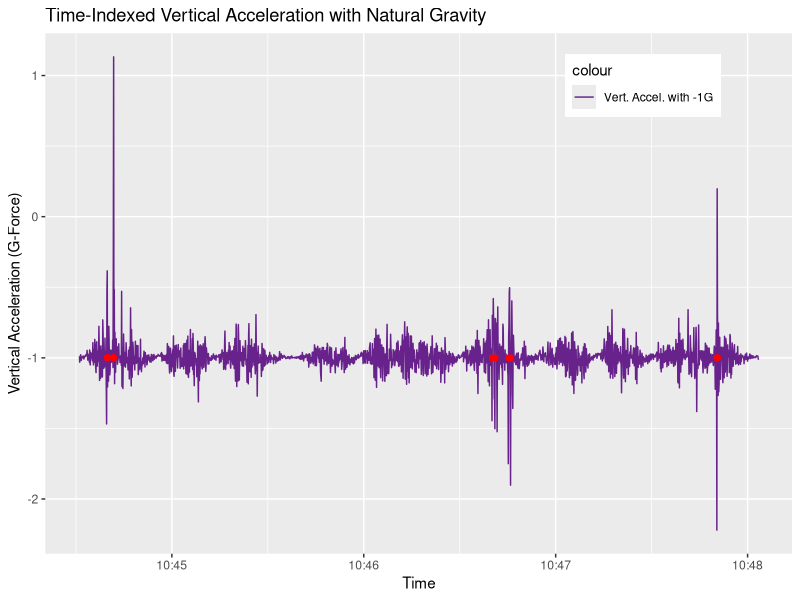
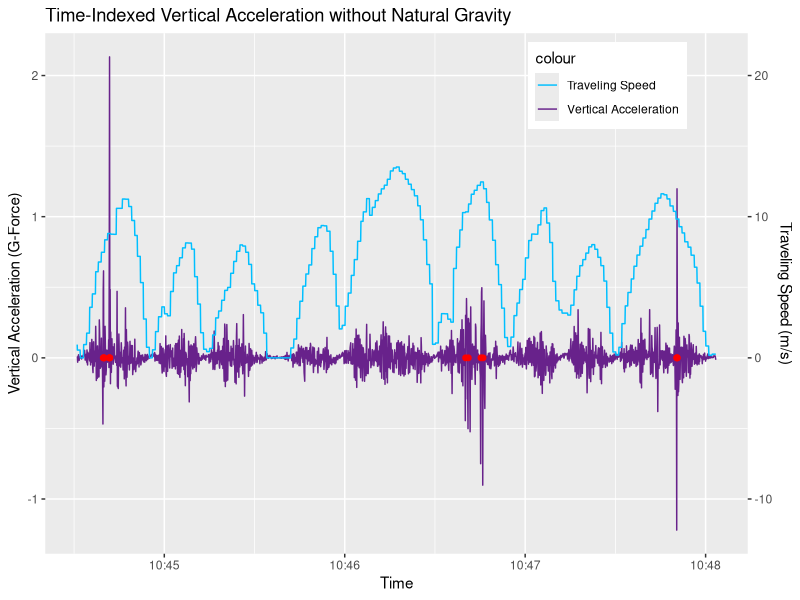
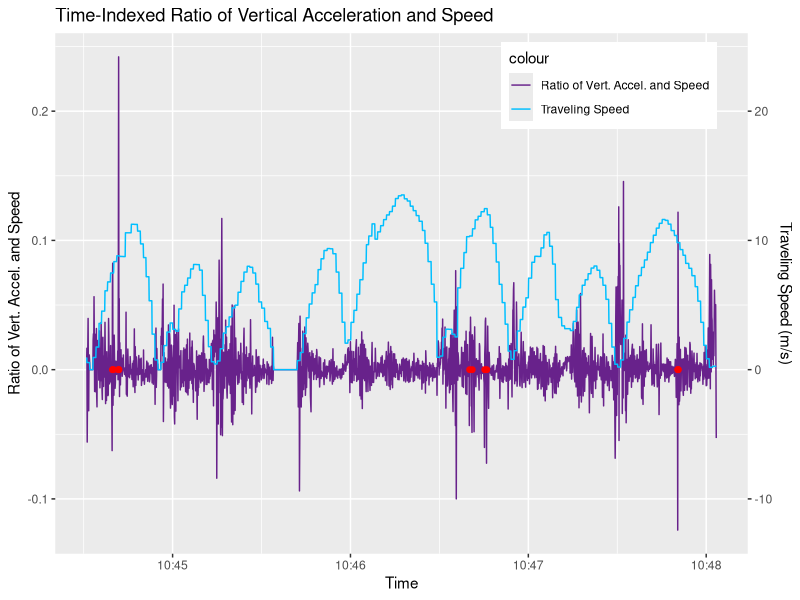
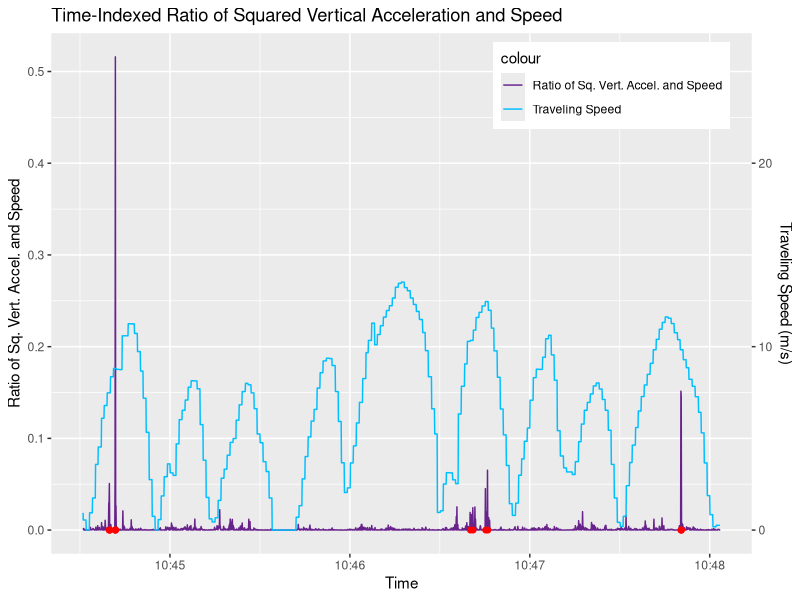
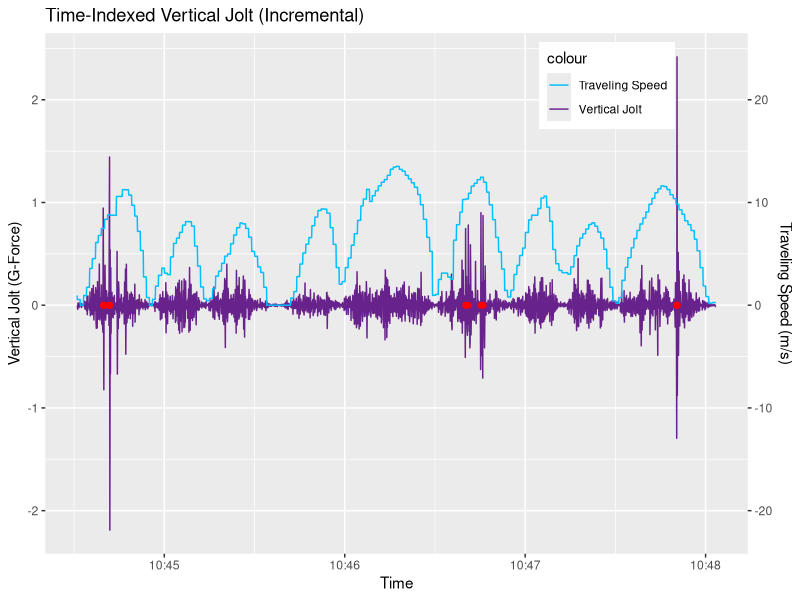
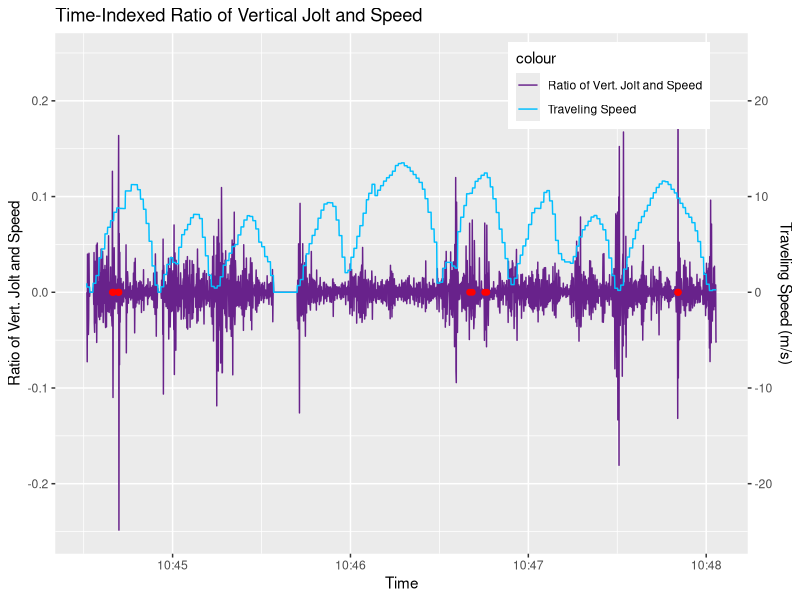
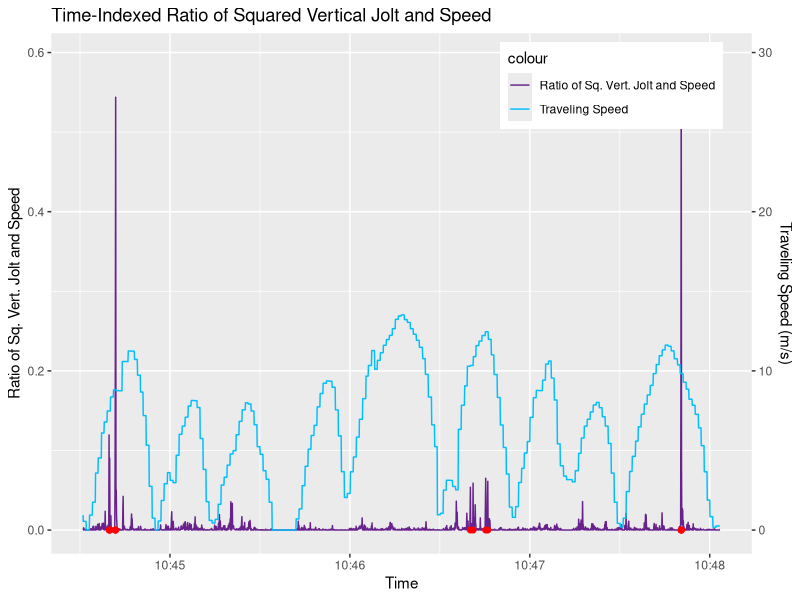
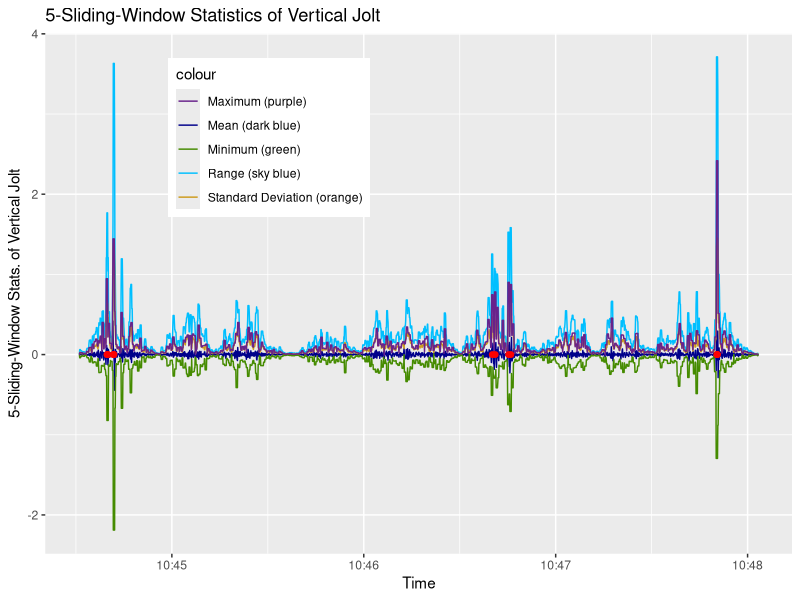

Recreate these plots in R, in order.
## ---- chunk 1
knitr::opts_chunk$set(echo = TRUE)
## ---- chunk 2
# load data file
if (!exists("LA10.raw")) {
    LA10.raw <- read.csv("./los_angeles_10.csv")
}
print(nrow(LA10.raw))
## ---- chunk 3
LA10.valid = LA10.raw[, c("Date", "Latitude", "Longitude", "Speed")]
# validate DateTime format
LA10.valid$Date <- as.POSIXct(LA10.valid$Date, format="%Y-%m-%d %H:%M:%OS")
# specify orientation of accelration
LA10.valid$forw_accel = LA10.raw$X
LA10.valid$hori_accel = LA10.raw$Y
LA10.valid$vert_accel_G = LA10.raw$Z
# mark speed bumps
for (i in 1:nrow(LA10.valid)) {
    LA10.valid$speedbump[i] = "no"
}
for (i in c(88, 90, 91, 108, 109, 110, 1287, 1296, 1338, 1345, 1989, 1990, 1991)) {
    LA10.valid$speedbump[i] = "yes"
}
## ---- chunk 4
require(ggplot2)
LA10.vert_accel_G.plot <- ggplot(LA10.valid, aes(x = Date))
LA10.vert_accel_G.plot <- LA10.vert_accel_G.plot + geom_line(aes(y = vert_accel_G, colour = "Vert. Accel. with -1G"))
LA10.vert_accel_G.plot <- LA10.vert_accel_G.plot + scale_colour_manual(values = c("darkorchid4"))
LA10.vert_accel_G.plot <- LA10.vert_accel_G.plot + xlab("Time") 
LA10.vert_accel_G.plot <- LA10.vert_accel_G.plot + ylab("Vertical Acceleration (G-Force)") 
LA10.vert_accel_G.plot <- LA10.vert_accel_G.plot + ggtitle("Time-Indexed Vertical Acceleration with Natural Gravity")
LA10.vert_accel_G.plot <- LA10.vert_accel_G.plot + theme(legend.position = c(0.8, 0.9))
for (i in c(88, 90, 91, 108, 109, 110, 1287, 1296, 1338, 1345, 1989, 1990, 1991)) {
    LA10.vert_accel_G.plot <- LA10.vert_accel_G.plot + 
        annotate("pointrange", x = LA10.valid$Date[i], y = -1, ymin = -1, ymax = -1, colour = "red", size = 0.25)
}
print(LA10.vert_accel_G.plot)
## ---- chunk 5
# remove natural gravity in vertical acceleration
LA10.valid$vert_accel = LA10.valid$vert_accel_G + 1
## ---- chunk 6
require(ggplot2)
LA10.vert_accel.plot <- ggplot(LA10.valid, aes(x = Date))
LA10.vert_accel.plot <- LA10.vert_accel.plot + geom_line(aes(y = vert_accel, colour = "Vertical Acceleration"))
LA10.vert_accel.plot <- LA10.vert_accel.plot + geom_line(aes(y = Speed / 10, colour = "Traveling Speed"))
LA10.vert_accel.plot <- LA10.vert_accel.plot + scale_y_continuous(sec.axis = sec_axis(~.*10, name = "Traveling Speed (m/s)"))
LA10.vert_accel.plot <- LA10.vert_accel.plot + scale_colour_manual(values = c("deepskyblue", "darkorchid4"))
LA10.vert_accel.plot <- LA10.vert_accel.plot + xlab("Time") 
LA10.vert_accel.plot <- LA10.vert_accel.plot + ylab("Vertical Acceleration (G-Force)") 
LA10.vert_accel.plot <- LA10.vert_accel.plot + ggtitle("Time-Indexed Vertical Acceleration without Natural Gravity")
LA10.vert_accel.plot <- LA10.vert_accel.plot + theme(legend.position = c(0.8, 0.9))
for (i in c(88, 90, 91, 108, 109, 110, 1287, 1296, 1338, 1345, 1989, 1990, 1991)) {
    LA10.vert_accel.plot <- LA10.vert_accel.plot + 
        annotate("pointrange", x = LA10.valid$Date[i], y = 0, ymin = 0, ymax = 0, colour = "red", size = 0.25)
}
print(LA10.vert_accel.plot)
## ---- chunk 7
# calculate ratio between vertical acceleration and speed
for (i in 1:nrow(LA10.valid)) {
    if (LA10.valid$Speed[i] == 0) {
        LA10.valid$vert_accel_ratio_speed[i] = 0
    }
    else {
        LA10.valid$vert_accel_ratio_speed[i] = LA10.valid$vert_accel[i] / LA10.valid$Speed[i]
    }
}
## ---- chunk 8
require(ggplot2)
LA10.vert_accel_ratio_speed.plot <- ggplot(LA10.valid, aes(x = Date))
LA10.vert_accel_ratio_speed.plot <- LA10.vert_accel_ratio_speed.plot + geom_line(aes(y = vert_accel_ratio_speed, colour = "Ratio of Vert. Accel. and Speed"))
LA10.vert_accel_ratio_speed.plot <- LA10.vert_accel_ratio_speed.plot + geom_line(aes(y = Speed / 100, colour = "Traveling Speed"))
LA10.vert_accel_ratio_speed.plot <- LA10.vert_accel_ratio_speed.plot + scale_y_continuous(sec.axis = sec_axis(~.*100, name = "Traveling Speed (m/s)"))
LA10.vert_accel_ratio_speed.plot <- LA10.vert_accel_ratio_speed.plot + scale_colour_manual(values = c("darkorchid4", "deepskyblue"))
LA10.vert_accel_ratio_speed.plot <- LA10.vert_accel_ratio_speed.plot + xlab("Time") 
LA10.vert_accel_ratio_speed.plot <- LA10.vert_accel_ratio_speed.plot + ylab("Ratio of Vert. Accel. and Speed") 
LA10.vert_accel_ratio_speed.plot <- LA10.vert_accel_ratio_speed.plot + ggtitle("Time-Indexed Ratio of Vertical Acceleration and Speed")
LA10.vert_accel_ratio_speed.plot <- LA10.vert_accel_ratio_speed.plot + theme(legend.position = c(0.8, 0.9))
for (i in c(88, 90, 91, 108, 109, 110, 1287, 1296, 1338, 1345, 1989, 1990, 1991)) {
    LA10.vert_accel_ratio_speed.plot <- LA10.vert_accel_ratio_speed.plot + 
        annotate("pointrange", x = LA10.valid$Date[i], y = 0, ymin = 0, ymax = 0, colour = "red", size = 0.25)
}
print(LA10.vert_accel_ratio_speed.plot)
## ---- chunk 9
# calculate ratio between vertical acceleration and speed
for (i in 1:nrow(LA10.valid)) {
    if (LA10.valid$Speed[i] == 0) {
        LA10.valid$sq_vert_accel_ratio_speed[i] = 0
    }
    else {
        LA10.valid$sq_vert_accel_ratio_speed[i] = (LA10.valid$vert_accel[i] * LA10.valid$vert_accel[i]) / LA10.valid$Speed[i]
    }
}
## ---- chunk 10
require(ggplot2)
LA10.sq_vert_accel_ratio_speed.plot <- ggplot(LA10.valid, aes(x = Date))
LA10.sq_vert_accel_ratio_speed.plot <- LA10.sq_vert_accel_ratio_speed.plot + geom_line(aes(y = sq_vert_accel_ratio_speed, colour = "Ratio of Sq. Vert. Accel. and Speed"))
LA10.sq_vert_accel_ratio_speed.plot <- LA10.sq_vert_accel_ratio_speed.plot + geom_line(aes(y = Speed / 50, colour = "Traveling Speed"))
LA10.sq_vert_accel_ratio_speed.plot <- LA10.sq_vert_accel_ratio_speed.plot + scale_y_continuous(sec.axis = sec_axis(~.*50, name = "Traveling Speed (m/s)"))
LA10.sq_vert_accel_ratio_speed.plot <- LA10.sq_vert_accel_ratio_speed.plot + scale_colour_manual(values = c("darkorchid4", "deepskyblue"))
LA10.sq_vert_accel_ratio_speed.plot <- LA10.sq_vert_accel_ratio_speed.plot + xlab("Time") 
LA10.sq_vert_accel_ratio_speed.plot <- LA10.sq_vert_accel_ratio_speed.plot + ylab("Ratio of Sq. Vert. Accel. and Speed") 
LA10.sq_vert_accel_ratio_speed.plot <- LA10.sq_vert_accel_ratio_speed.plot + ggtitle("Time-Indexed Ratio of Squared Vertical Acceleration and Speed")
LA10.sq_vert_accel_ratio_speed.plot <- LA10.sq_vert_accel_ratio_speed.plot + theme(legend.position = c(0.8, 0.9))
for (i in c(88, 90, 91, 108, 109, 110, 1287, 1296, 1338, 1345, 1989, 1990, 1991)) {
    LA10.sq_vert_accel_ratio_speed.plot <- LA10.sq_vert_accel_ratio_speed.plot + 
        annotate("pointrange", x = LA10.valid$Date[i], y = 0, ymin = 0, ymax = 0, colour = "red", size = 0.25)
}
print(LA10.sq_vert_accel_ratio_speed.plot)
## ---- chunk 11
# calculate vertical jolt
for (i in 1:nrow(LA10.valid)) {
    if (i == 1) {
        LA10.valid$vert_jolt[i] = 0
    }
    else {
        LA10.valid$vert_jolt[i] = LA10.valid$vert_accel[i] - LA10.valid$vert_accel[i - 1]
    }
}
## ---- chunk 12
require(ggplot2)
LA10.vert_jolt.plot <- ggplot(LA10.valid, aes(x = Date))
LA10.vert_jolt.plot <- LA10.vert_jolt.plot + geom_line(aes(y = vert_jolt, colour = "Vertical Jolt"))
LA10.vert_jolt.plot <- LA10.vert_jolt.plot + geom_line(aes(y = Speed / 10, colour = "Traveling Speed"))
LA10.vert_jolt.plot <- LA10.vert_jolt.plot + scale_y_continuous(sec.axis = sec_axis(~.*10, name = "Traveling Speed (m/s)"))
LA10.vert_jolt.plot <- LA10.vert_jolt.plot + scale_colour_manual(values = c("deepskyblue", "darkorchid4"))
LA10.vert_jolt.plot <- LA10.vert_jolt.plot + xlab("Time") 
LA10.vert_jolt.plot <- LA10.vert_jolt.plot + ylab("Vertical Jolt (G-Force)") 
LA10.vert_jolt.plot <- LA10.vert_jolt.plot + ggtitle("Time-Indexed Vertical Jolt (Incremental)")
LA10.vert_jolt.plot <- LA10.vert_jolt.plot + theme(legend.position = c(0.8, 0.9))
for (i in c(88, 90, 91, 108, 109, 110, 1287, 1296, 1338, 1345, 1989, 1990, 1991)) {
    LA10.vert_jolt.plot <- LA10.vert_jolt.plot + 
        annotate("pointrange", x = LA10.valid$Date[i], y = 0, ymin = 0, ymax = 0, colour = "red", size = 0.25)
}
print(LA10.vert_jolt.plot)
## ---- chunk 13
# calculate ratio between vertical jolt and speed
for (i in 1:nrow(LA10.valid)) {
    if (LA10.valid$Speed[i] == 0) {
        LA10.valid$vert_jolt_ratio_speed[i] = 0
    }
    else {
        LA10.valid$vert_jolt_ratio_speed[i] = LA10.valid$vert_jolt[i] / LA10.valid$Speed[i]
    }
}
## ---- chunk 14
require(ggplot2)
LA10.vert_jolt_ratio_speed.plot <- ggplot(LA10.valid, aes(x = Date))
LA10.vert_jolt_ratio_speed.plot <- LA10.vert_jolt_ratio_speed.plot + geom_line(aes(y = vert_jolt_ratio_speed, colour = "Ratio of Vert. Jolt and Speed"))
LA10.vert_jolt_ratio_speed.plot <- LA10.vert_jolt_ratio_speed.plot + geom_line(aes(y = Speed / 100, colour = "Traveling Speed"))
LA10.vert_jolt_ratio_speed.plot <- LA10.vert_jolt_ratio_speed.plot + scale_y_continuous(sec.axis = sec_axis(~.*100, name = "Traveling Speed (m/s)"))
LA10.vert_jolt_ratio_speed.plot <- LA10.vert_jolt_ratio_speed.plot + scale_colour_manual(values = c("darkorchid4", "deepskyblue"))
LA10.vert_jolt_ratio_speed.plot <- LA10.vert_jolt_ratio_speed.plot + xlab("Time") 
LA10.vert_jolt_ratio_speed.plot <- LA10.vert_jolt_ratio_speed.plot + ylab("Ratio of Vert. Jolt and Speed") 
LA10.vert_jolt_ratio_speed.plot <- LA10.vert_jolt_ratio_speed.plot + ggtitle("Time-Indexed Ratio of Vertical Jolt and Speed")
LA10.vert_jolt_ratio_speed.plot <- LA10.vert_jolt_ratio_speed.plot + theme(legend.position = c(0.8, 0.9))
for (i in c(88, 90, 91, 108, 109, 110, 1287, 1296, 1338, 1345, 1989, 1990, 1991)) {
    LA10.vert_jolt_ratio_speed.plot <- LA10.vert_jolt_ratio_speed.plot + 
        annotate("pointrange", x = LA10.valid$Date[i], y = 0, ymin = 0, ymax = 0, colour = "red", size = 0.25)
}
print(LA10.vert_jolt_ratio_speed.plot)
## ---- chunk 15
# calculate ratio between vertical jolt and speed
for (i in 1:nrow(LA10.valid)) {
    if (LA10.valid$Speed[i] == 0) {
        LA10.valid$sq_vert_jolt_ratio_speed[i] = 0
    }
    else {
        LA10.valid$sq_vert_jolt_ratio_speed[i] = (LA10.valid$vert_jolt[i] * LA10.valid$vert_jolt[i]) / LA10.valid$Speed[i]
    }
}
## ---- chunk 16
require(ggplot2)
LA10.sq_vert_jolt_ratio_speed.plot <- ggplot(LA10.valid, aes(x = Date))
LA10.sq_vert_jolt_ratio_speed.plot <- LA10.sq_vert_jolt_ratio_speed.plot + geom_line(aes(y = sq_vert_jolt_ratio_speed, colour = "Ratio of Sq. Vert. Jolt and Speed"))
LA10.sq_vert_jolt_ratio_speed.plot <- LA10.sq_vert_jolt_ratio_speed.plot + geom_line(aes(y = Speed / 50, colour = "Traveling Speed"))
LA10.sq_vert_jolt_ratio_speed.plot <- LA10.sq_vert_jolt_ratio_speed.plot + scale_y_continuous(sec.axis = sec_axis(~.*50, name = "Traveling Speed (m/s)"))
LA10.sq_vert_jolt_ratio_speed.plot <- LA10.sq_vert_jolt_ratio_speed.plot + scale_colour_manual(values = c("darkorchid4", "deepskyblue"))
LA10.sq_vert_jolt_ratio_speed.plot <- LA10.sq_vert_jolt_ratio_speed.plot + xlab("Time") 
LA10.sq_vert_jolt_ratio_speed.plot <- LA10.sq_vert_jolt_ratio_speed.plot + ylab("Ratio of Sq. Vert. Jolt and Speed") 
LA10.sq_vert_jolt_ratio_speed.plot <- LA10.sq_vert_jolt_ratio_speed.plot + ggtitle("Time-Indexed Ratio of Squared Vertical Jolt and Speed")
LA10.sq_vert_jolt_ratio_speed.plot <- LA10.sq_vert_jolt_ratio_speed.plot + theme(legend.position = c(0.8, 0.9))
for (i in c(88, 90, 91, 108, 109, 110, 1287, 1296, 1338, 1345, 1989, 1990, 1991)) {
    LA10.sq_vert_jolt_ratio_speed.plot <- LA10.sq_vert_jolt_ratio_speed.plot + 
        annotate("pointrange", x = LA10.valid$Date[i], y = 0, ymin = 0, ymax = 0, colour = "red", size = 0.25)
}
print(LA10.sq_vert_jolt_ratio_speed.plot)
## ---- chunk 17
# calculate 5-sliding-window mean of vertical jolt
for (i in 3:nrow(LA10.valid)-2) {
    LA10.valid$vert_jolt_mean[i] = mean(c(LA10.valid$vert_jolt[i-2], 
                                        LA10.valid$vert_jolt[i-1], 
                                        LA10.valid$vert_jolt[i], 
                                        LA10.valid$vert_jolt[i+1], 
                                        LA10.valid$vert_jolt[i+2]))
}
LA10.valid$vert_jolt_mean[1] = 0
LA10.valid$vert_jolt_mean[2] = 0
LA10.valid$vert_jolt_mean[nrow(LA10.valid) - 1] = 0
LA10.valid$vert_jolt_mean[nrow(LA10.valid)] = 0
# calculate 5-sliding-window standard deviation of vertical jolt
for (i in 3:nrow(LA10.valid)-2) {
    LA10.valid$vert_jolt_sd[i] = sd(c(LA10.valid$vert_jolt[i-2], 
                                        LA10.valid$vert_jolt[i-1], 
                                        LA10.valid$vert_jolt[i], 
                                        LA10.valid$vert_jolt[i+1], 
                                        LA10.valid$vert_jolt[i+2]))
}
LA10.valid$vert_jolt_sd[1] = 0
LA10.valid$vert_jolt_sd[2] = 0
LA10.valid$vert_jolt_sd[nrow(LA10.valid) - 1] = 0
LA10.valid$vert_jolt_sd[nrow(LA10.valid)] = 0
# calculate 5-sliding-window minimum of vertical jolt
for (i in 3:nrow(LA10.valid)-2) {
    LA10.valid$vert_jolt_min[i] = min(c(LA10.valid$vert_jolt[i-2], 
                                        LA10.valid$vert_jolt[i-1], 
                                        LA10.valid$vert_jolt[i], 
                                        LA10.valid$vert_jolt[i+1], 
                                        LA10.valid$vert_jolt[i+2]))
}
LA10.valid$vert_jolt_min[1] = 0
LA10.valid$vert_jolt_min[2] = 0
LA10.valid$vert_jolt_min[nrow(LA10.valid) - 1] = 0
LA10.valid$vert_jolt_min[nrow(LA10.valid)] = 0
# calculate 5-sliding-window maxium of vertical jolt
for (i in 3:nrow(LA10.valid)-2) {
    LA10.valid$vert_jolt_max[i] = max(c(LA10.valid$vert_jolt[i-2], 
                                        LA10.valid$vert_jolt[i-1], 
                                        LA10.valid$vert_jolt[i], 
                                        LA10.valid$vert_jolt[i+1], 
                                        LA10.valid$vert_jolt[i+2]))
}
LA10.valid$vert_jolt_max[1] = 0
LA10.valid$vert_jolt_max[2] = 0
LA10.valid$vert_jolt_max[nrow(LA10.valid) - 1] = 0
LA10.valid$vert_jolt_max[nrow(LA10.valid)] = 0
# calculate 5-sliding-window range of vertical jolt
LA10.valid$vert_jolt_range = LA10.valid$vert_jolt_max - LA10.valid$vert_jolt_min
## ---- chunk 18
require(ggplot2)
LA10.vert_jolt_5.plot <- ggplot(LA10.valid, aes(x = Date))
LA10.vert_jolt_5.plot <- LA10.vert_jolt_5.plot + geom_line(aes(y = vert_jolt_range, colour = "Range (sky blue)"))
LA10.vert_jolt_5.plot <- LA10.vert_jolt_5.plot + geom_line(aes(y = vert_jolt_mean, colour = "Mean (dark blue)"))
LA10.vert_jolt_5.plot <- LA10.vert_jolt_5.plot + geom_line(aes(y = vert_jolt_sd, colour = "Standard Deviation (orange)"))
LA10.vert_jolt_5.plot <- LA10.vert_jolt_5.plot + geom_line(aes(y = vert_jolt_min, colour = "Minimum (green)"))
LA10.vert_jolt_5.plot <- LA10.vert_jolt_5.plot + geom_line(aes(y = vert_jolt_max, colour = "Maximum (purple)"))
LA10.vert_jolt_5.plot <- LA10.vert_jolt_5.plot + scale_colour_manual(values = c("darkorchid4", "blue4", "chartreuse4", "deepskyblue", "goldenrod3"))
LA10.vert_jolt_5.plot <- LA10.vert_jolt_5.plot + theme(legend.position = c(0.3, 0.8))
LA10.vert_jolt_5.plot <- LA10.vert_jolt_5.plot + xlab("Time") 
LA10.vert_jolt_5.plot <- LA10.vert_jolt_5.plot + ylab("5-Sliding-Window Stats. of Vertical Jolt") 
LA10.vert_jolt_5.plot <- LA10.vert_jolt_5.plot + ggtitle("5-Sliding-Window Statistics of Vertical Jolt")
for (i in c(88, 90, 91, 108, 109, 110, 1287, 1296, 1338, 1345, 1989, 1990, 1991)) {
    LA10.vert_jolt_5.plot <- LA10.vert_jolt_5.plot + 
        annotate("pointrange", x = LA10.valid$Date[i], y = 0, ymin = 0, ymax = 0, colour = "red", size = 0.25)
}
print(LA10.vert_jolt_5.plot)
## ---- chunk 19
require(ggplot2)
LA10.comparative.plot <- ggplot(LA10.valid, aes(x = Date))
LA10.comparative.plot <- LA10.comparative.plot + geom_line(aes(y = Speed / 50, colour = "Traveling Speed"))
#LA10.comparative.plot <- LA10.comparative.plot + geom_line(aes(y = vert_accel, colour = "Vertical Acceleration"))
#LA10.comparative.plot <- LA10.comparative.plot + geom_line(aes(y = vert_jolt, colour = "Vertical Jolt"))
LA10.comparative.plot <- LA10.comparative.plot + geom_line(aes(y = sq_vert_accel_ratio_speed, colour = "Ratio of Sq. Vert. Accel. & Speed"))
LA10.comparative.plot <- LA10.comparative.plot + geom_line(aes(y = -sq_vert_jolt_ratio_speed, colour = "Ratio of Sq. Vert. Jolt & Speed (-)"))
LA10.comparative.plot <- LA10.comparative.plot + scale_y_continuous(sec.axis = sec_axis(~.*50, name = "Traveling Speed (m/s)"))
LA10.comparative.plot <- LA10.comparative.plot + scale_colour_manual(values = c("darkorchid4", "goldenrod3", "deepskyblue"))
LA10.comparative.plot <- LA10.comparative.plot + xlab("Time") 
LA10.comparative.plot <- LA10.comparative.plot + ylab("Ratios") 
LA10.comparative.plot <- LA10.comparative.plot + ggtitle("Comparison of Two Most Promising Factors")
LA10.comparative.plot <- LA10.comparative.plot + theme(legend.position = c(0.35, 0.2))
for (i in c(88, 90, 91, 108, 109, 110, 1287, 1296, 1338, 1345, 1989, 1990, 1991)) {
    LA10.comparative.plot <- LA10.comparative.plot + 
        annotate("pointrange", x = LA10.valid$Date[i], y = 0, ymin = 0, ymax = 0, colour = "red", size = 0.2)
}
print(LA10.comparative.plot)
## ---- chunk 20
jpeg("./Epoch1_LA10.vert_accel_G.plot.jpeg", width = 1200, height = 750, units = "px")
print(LA10.vert_accel_G.plot)
dev.off()

jpeg("./Epoch2_LA10.vert_accel.plot.jpeg", width = 1200, height = 750, units = "px")
print(LA10.vert_accel.plot)
dev.off()

jpeg("./Epoch3_LA10.vert_accel_ratio_speed.plot.jpeg", width = 1200, height = 750, units = "px")
print(LA10.vert_accel_ratio_speed.plot)
dev.off()

jpeg("./Epoch4_LA10.sq_vert_accel_ratio_speed.plot.jpeg", width = 1200, height = 750, units = "px")
print(LA10.sq_vert_accel_ratio_speed.plot)
dev.off()

jpeg("./Epoch5_LA10.vert_jolt.plot.jpeg", width = 1200, height = 750, units = "px")
print(LA10.vert_jolt.plot)
dev.off()

jpeg("./Epoch6_LA10.vert_jolt_ratio_speed.plot.jpeg", width = 1200, height = 750, units = "px")
print(LA10.vert_jolt_ratio_speed.plot)
dev.off()

jpeg("./Epoch7_LA10.sq_vert_jolt_ratio_speed.plot.jpeg", width = 1200, height = 750, units = "px")
print(LA10.sq_vert_jolt_ratio_speed.plot)
dev.off()

jpeg("./Epoch8_LA10.vert_jolt_5.plot.jpeg", width = 1200, height = 750, units = "px")
print(LA10.vert_jolt_5.plot)
dev.off()

jpeg("./Epoch9_LA10.comparative.plot.jpeg", width = 1200, height = 750, units = "px")
print(LA10.comparative.plot)
dev.off()

write.csv(LA10.valid, "./los_angeles_10_labeled.csv")
